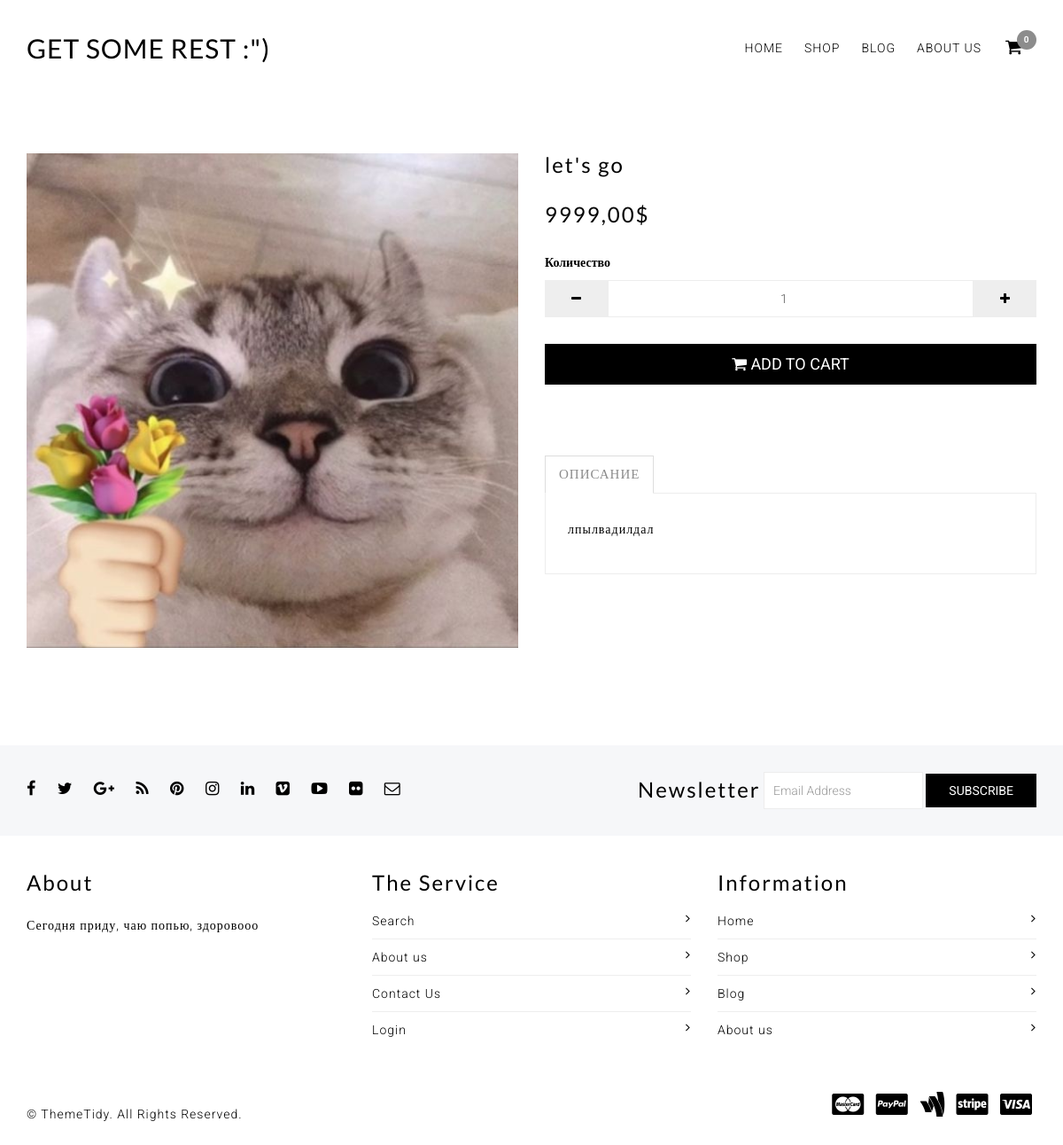
Page /single-product.html?slug=letsgo on the committed database.
### shop/models.py (models this page shows, shortened)
class Product(models.Model):
    name = models.CharField(
        max_length=128,
        null=False,
        blank=False,
        verbose_name='название'
    )
    descr = models.CharField(
        max_length=4096,
        verbose_name='описание',
        null=True,
        blank=True
    )
    price = models.DecimalField(
        max_digits=6,
        decimal_places=2,
        verbose_name='цена',
        null=False,
        blank=False
    )
    image = models.ImageField(
        verbose_name='картинка',
        upload_to='products/',
        null=True,
        blank=True
    )
    slug = models.SlugField(
        verbose_name='URL',
        unique=True,
        null=False,
        blank=False
    )
    class Meta:
        verbose_name = 'товар'
        verbose_name_plural = 'товары'

### shop/views.py (the view)
# urls.py: path('single-product.html', single_product, name='single_product'),
def single_product(request):
    slug = request.GET.get('slug')
    product = get_object_or_404(Product, slug=slug)
    cart_id = request.session.get('cart_id')
    try:
        cart = Cart.objects.get(cart_id=cart_id)
    except Cart.DoesNotExist:
        response = HttpResponse(status=200)
        cart = Cart.objects.create(cart_id=generate_cart_id())
        response.set_cookie('cart_id', cart.cart_id)
    return render(request, 'single-product.html', {'products': product, 'cart_id': cart_id})

### shop/templates/single-product.html (shortened to what this page needs)
{% load static %}
<!DOCTYPE html>
 <html class="no-js">
<head>
    <link href="{% static 'assets/bootstrap.min.css' %}" rel="stylesheet" type="text/css" media="all" />
    <link href="{% static 'assets/paira.css' %}" rel="stylesheet" type="text/css" media="all" />
    <link href="{% static 'assets/paira-typography.css' %}" rel="stylesheet" type="text/css" media="all" />
    <link href="{% static 'assets/paira-responsive.css' %}" rel="stylesheet" type="text/css" media="all" />
    <link href="{% static 'assets/font-awesome.min.css' %}" rel="stylesheet" type="text/css" media="all" />
</head>
<body>
<div class="paira-container">
    <header>
        <section class="header-top">
            <div class="container">
                <div class="row">
                    <div class="col-md-12 col-sm-12 col-xs-12">
                        <nav class="navbar navbar-default paira-mega-menu mega-menu">
                            <div class="logo-text pull-left text-uppercase">
                                <h2 class="margin-bottom-20"><a href="index.html">Get some rest :")</a></h2>
                            </div>
                            <ul class="list-inline pull-right margin-clear add-cart">
                                <li class="dropdown cart-menu-body paira-cart-menu-body">
                                    <a href="cart.html"><i class="fa fa-shopping-cart"></i> <span class="badge paira-cart-item-count">0</span></a>
                                </li>
                            </ul>
                            <div id="navbar-collapse" class="navbar-collapse collapse pull-right">
                                <ul class="nav navbar-nav">
                                    <li class="">
                                        <a href="index.html">Home</a>
                                    </li>
                                    <li class="">
                                        <a href="collection.html">Shop</a>
                                    </li>
                                    <li class="">
                                        <a href="blog.html">Blog</a>
                                    </li>
                                    <li class="">
                                        <a href="about-us.html">About us</a>
                                    </li>
                                </ul>
                            </div>
                        </nav>
                    </div>
                </div>
            </div>
        </section>
    </header>
    <main class="product-page">
        <section class="single-product paira-gap-2">
            <div class="container">
                <div class="row">
                    <div class="col-md-12 col-sm-12 col-xs-12">
                        <div class="row paira-product">
                            <div class="col-md-6 col-sm-6 col-xs-12 paira-gap-1">
                                <div class="paira-single-product-image">
                                    <div class="paira-single-product-slider">
                                        <img src="{{ products.image.url }}" alt="" class="paira-product-image img-responsive margin-bottom-30" />
                                    </div>
                                </div>
                            </div>
                            <div class="col-md-6 col-sm-6 col-xs-12 paira-gap-1">
                                <h3 class="margin-clear paira-product-title margin-bottom-30">{{ products.name }}</h3>
                                <h3 class="margin-bottom-30 paira-price-preview">
                                    <span class="paira-default-price"><span class="money">{{ products.price }}$</span></span>
                                </h3>
                                <form method="POST" action="{% url 'cart_add' %}">
                                    <div class="full-width">
                                        <strong>Количество</strong>
                                        <div class="input-group paira-quantity-group product-quantity-group margin-top-10">
                                            <div class="input-group-addon itemDown" data-direction="down"><i class="fa fa-minus"></i></div>
                                            <input type="number" name="quantity" value="1" class="form-control paira-single-quantity text-center" placeholder="1">
                                            <div class="input-group-addon itemUp" data-direction="up"><i class="fa fa-plus"></i></div>
                                        </div>
                                    </div>
                                    <div class="single-product-button">
                                        <button type="submit" class="btn btn-default btn-block btn-lg margin-top-30"><i class="fa fa-shopping-cart"></i> Add To Cart</button>
                                    </div>
                                </form>
                                <div class="paira-gap-1 paira-gap-2">
                                    <ul class="nav nav-tabs single-product-tabs">
                                        <li class="active"><a href="#description" data-toggle="tab">Описание</a></li>
                                    </ul>
                                    <div class="tab-content">
                                        <div class="tab-pane active" id="description">
                                            <p>{{ products.descr }}</p>
                                        </div>
                                    </div>
                                </div>
                            </div>
                        </div>
                    </div>
                </div>
            </div>
        </section>
    </main>
    <footer>
        <section class="footer-top">
            <div class="container">
                <div class="row">
                    <div class="col-md-6 col-sm-12 col-xs-12">
                        <ul class="list-inline margin-top-30 margin-bottom-30">
                            <li class="margin-top-10" data-toggle="tooltip" data-placement="top" title="Facebook">
                                <a href="https://www.facebook.com/themetidy" target="_blank">
                                    <i class="fa fa-facebook"></i>
                                </a>
                            </li>
                            <li class="margin-top-10" data-toggle="tooltip" data-placement="top" title="Twitter">
                                <a href="https://twitter.com/themetidy" target="_blank">
                                    <i class="fa fa-twitter"></i>
                                </a>
                            </li>
                            <li class="margin-top-10" data-toggle="tooltip" data-placement="top" title="Google Plus">
                                <a href="http://www.themetidy.com/" target="_blank">
                                    <i class="fa fa-google-plus"></i>
                                </a>
                            </li>
                            <li class="margin-top-10" data-toggle="tooltip" data-placement="top" title="Rss">
                                <a href="http://www.themetidy.com/" target="_blank">
                                    <i class="fa fa-rss"></i>
                                </a>
                            </li>
                            <li class="margin-top-10" data-toggle="tooltip" data-placement="top" title="Pinterest">
                                <a href="https://www.pinterest.com/themetidy" target="_blank">
                                    <i class="fa fa-pinterest"></i>
                                </a>
                            </li>
                            <li class="margin-top-10" data-toggle="tooltip" data-placement="top" title="Instagram">
                                <a href="https://instagram.com/themetidy" target="_blank">
                                    <i class="fa fa-instagram"></i>
                                </a>
                            </li>
                            <li class="margin-top-10" data-toggle="tooltip" data-placement="top" title="LinkedIn">
                                <a href="https://www.linkedin.com/company/themetidy" target="_blank">
                                    <i class="fa fa-linkedin"></i>
                                </a>
                            </li>
                            <li class="margin-top-10" data-toggle="tooltip" data-placement="top" title="Vimeo">
                                <a href="http://www.themetidy.com/" target="_blank">
                                    <i class="fa fa-vimeo-square"></i>
                                </a>
                            </li>
                            <li class="margin-top-10" data-toggle="tooltip" data-placement="top" title="Youtube">
                                <a href="https://www.youtube.com/user/themetidy" target="_blank">
                                    <i class="fa fa-youtube-play"></i>
                                </a>
                            </li>
                            <li class="margin-top-10" data-toggle="tooltip" data-placement="top" title="Flickr">
                                <a href="https://www.flickr.com/photos/themetidy" target="_blank">
                                    <i class="fa fa-flickr"></i>
                                </a>
                            </li>
                            <li class="margin-top-10" data-toggle="tooltip" data-placement="top" title="Contact Us">
                                <a href="mailto:support@themetidy.com" target="_blank"><i class="fa fa-envelope-o"></i></a>
                            </li>
                        </ul>
                    </div>
                    <div class="col-md-6 col-sm-12 col-xs-12 newsletter">
                        <form class="form-inline pull-right margin-top-30 margin-bottom-30" action="http://eepurl.com/b-0yt9" method="post" target="_blank" novalidate="" name="mc-embedded-subscribe-form" id="mc-embedded-subscribe-form">
                            <div class="form-group">
                                <label for="newsletter-email"><h3 class="margin-clear padding-clear pull-left">Newsletter</h3></label>
                                <input type="email" class="form-control" name="newsletter-email" id="newsletter-email" placeholder="Email Address" required>
                            </div>
                            <button type="submit" class="btn btn-default">Subscribe</button>
                        </form>
                    </div>
                </div>
            </div>
        </section>
        <section class="footer-middle paira-gap-4">
            <div class="container">
                <div class="row">
                    <div class="col-md-4 col-sm-12 col-xs-12">
                        <h3 class="paira-gap-3 margin-clear margin-bottom-20">About</h3>
                        <p>Сегодня приду, чаю попью, здоровооо</p>
                    </div>
                    <div class="col-md-4 col-sm-12 col-xs-12">
                        <h3 class="paira-gap-3 margin-clear margin-bottom-20">The Service</h3>
                        <ul class="list-unstyled footer-list-style">
                            <li><a href="search.html">Search <i class="fa fa-angle-right"></i></a></li>
                            <li><a href="about-us.html">About us <i class="fa fa-angle-right"></i></a></li>
                            <li><a href="contact-us.html">Contact Us <i class="fa fa-angle-right"></i></a></li>
                            <li><a href="login.html">Login <i class="fa fa-angle-right"></i></a></li>
                        </ul>
                    </div>
                    <div class="col-md-4 col-sm-12 col-xs-12">
                        <h3 class="paira-gap-3 margin-clear margin-bottom-20">Information</h3>
                        <ul class="list-unstyled footer-list-style">
                            <li><a href="index.html">Home <i class="fa fa-angle-right"></i></a></li>
                            <li><a href="collection.html">Shop <i class="fa fa-angle-right"></i></a></li>
                            <li><a href="blog.html">Blog <i class="fa fa-angle-right"></i></a></li>
                            <li><a href="about-us.html">About us <i class="fa fa-angle-right"></i></a></li>
                        </ul>
                    </div>
                </div>
            </div>
        </section>
        <section class="footer-bottom">
            <div class="container">
                <div class="row">
                    <div class="col-md-12 col-sm-12 col-xs-12">
                        <p class="pull-left margin-top-30 margin-bottom-20">&copy; <a href="http://www.themetidy.com/" target="_blank">ThemeTidy</a>. All Rights Reserved.</p>
                        <ul class="pull-right list-inline margin-top-20 margin-bottom-20">
                            <li><i class="fa fa-cc-mastercard fa-2x" aria-hidden="true"></i></li>
                            <li><i class="fa fa-cc-paypal fa-2x" aria-hidden="true"></i></li>
                            <li><i class="fa fa-google-wallet fa-2x" aria-hidden="true"></i></li>
                            <li><i class="fa fa-cc-stripe fa-2x" aria-hidden="true"></i></li>
                            <li><i class="fa fa-cc-visa fa-2x" aria-hidden="true"></i></li>
                        </ul>
                    </div>
                </div>
            </div>
        </section>
    </footer>
</div>
</body>
</html>

### rows in the picture
Product: image (picture), name "let's go", price "9999,00", descr "лпылвадилдал"
